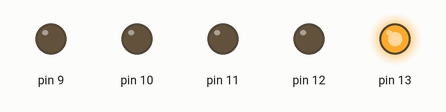
Recording of a sketch running on a simulated Arduino Uno, built with avr-gcc and run on an emulated ATmega328P. On the bench: output pins drawn as LEDs (lit = HIGH).

Above: at 0.5 s.
At 1.5 s:
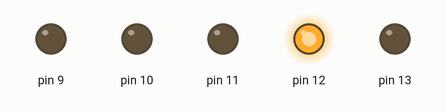
At 5.5 s:
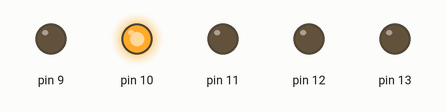
Timing chart, 0 to 6.9 s (numbered marks = the images above):
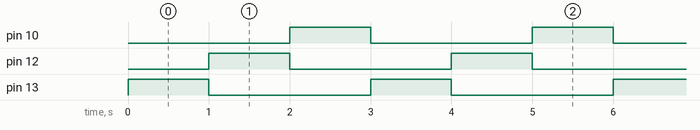

Measured:
- by itself, pin 10, pin 12, pin 13: alternates HIGH for 1.0 s and LOW for 2.0 s
- by itself, everything shown: repeats every 3.0 s, in 3 steps

The sketch:

BLINKING-3-LED-PATTERN.ino
```cpp
void setup() {
  pinMode(13, OUTPUT);
  pinMode(12, OUTPUT);
  pinMode(11, OUTPUT);
  pinMode(10, OUTPUT);
  pinMode(9, OUTPUT);
  digitalWrite(11, LOW);
  digitalWrite(9, LOW);
}

void loop() {
  digitalWrite(13, HIGH);
  digitalWrite(12, LOW);
  digitalWrite(10, LOW);
  delay(1000);
  digitalWrite(13, LOW);
  digitalWrite(12, HIGH);
  digitalWrite(10, LOW);
  delay(1000);
  digitalWrite(13, LOW);
  digitalWrite(12, LOW);
  digitalWrite(10, HIGH);
  delay(1000);
}
```
